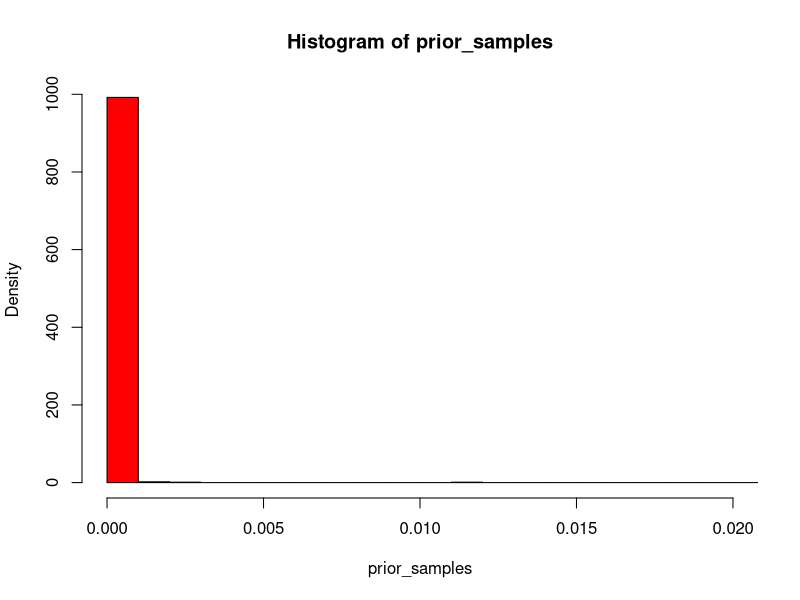
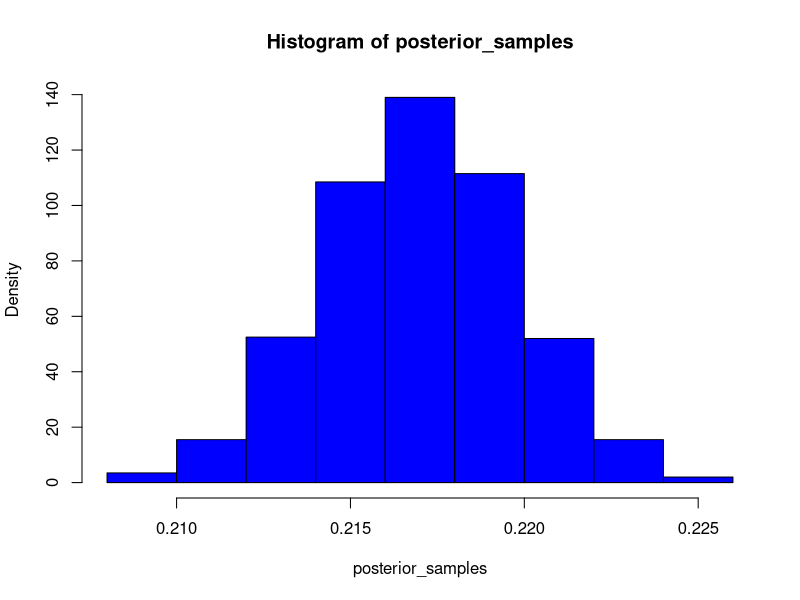

These figures' R source, in order:
#
#     R-code to generate data for F79MA Assignment 2.  
#     This code MUST be placed at the start of your own R-script. 
#     You must edit the variable last_four_digits to fit 
#     your own student ID number
#
RNGkind(sample.kind = "Rejection")
last_four_digits = 3289 ## change this number

set.seed(last_four_digits)

dataset <- read.csv(file = "count_data.csv", header = TRUE)
Full_Data <- dataset$x
My_Data <- sample(Full_Data,size=1000,replace=FALSE)


#####################################################################
# Please insert your R code after this line
#####################################################################

# Maximum likelihood estimate p_hat for My_Data
k = 5
x_bar = mean(My_Data)
Quantity1 = k / x_bar

# Deriving the posterior density for p and finding its mean
n = 1000
s = sum(My_Data - k)
alpha_post = n * k
beta_post = s + (1/2)
posterior_samples = rbeta(n, shape1 = k * n, shape2 = beta_post)
Quantity2 = mean(posterior_samples)

# Generating samples for prior
eps = 0.001
p_values = seq(0.001, 0.999, length = n)
prior_samples = rbeta(n, shape1 = eps, shape2 = 0.5)

# Plotting the prior and posterior distributions
hist(prior_samples, breaks = 1000, xlim = c(0, 0.02), probability = TRUE, col = 'red')
hist(posterior_samples, probability = TRUE, col = 'blue')